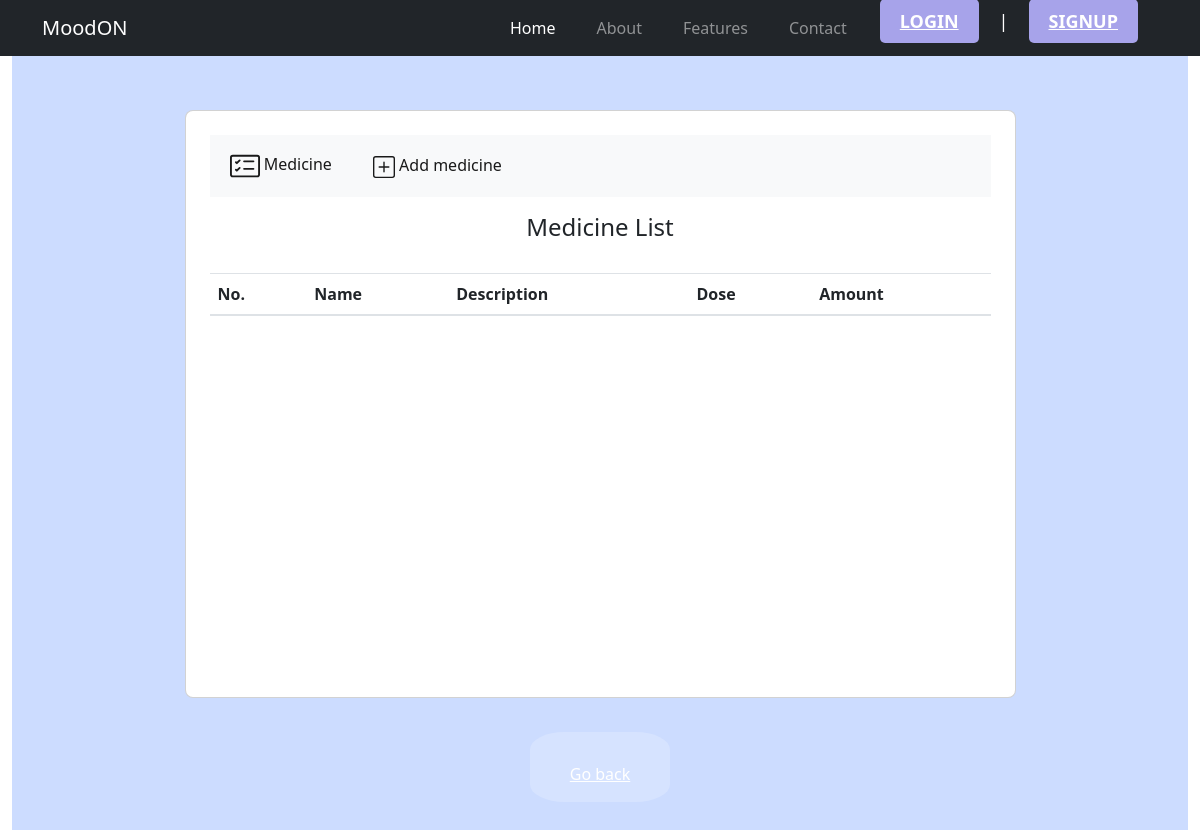
/meds-tracking/information/, run on an earlier commit of the app's database.
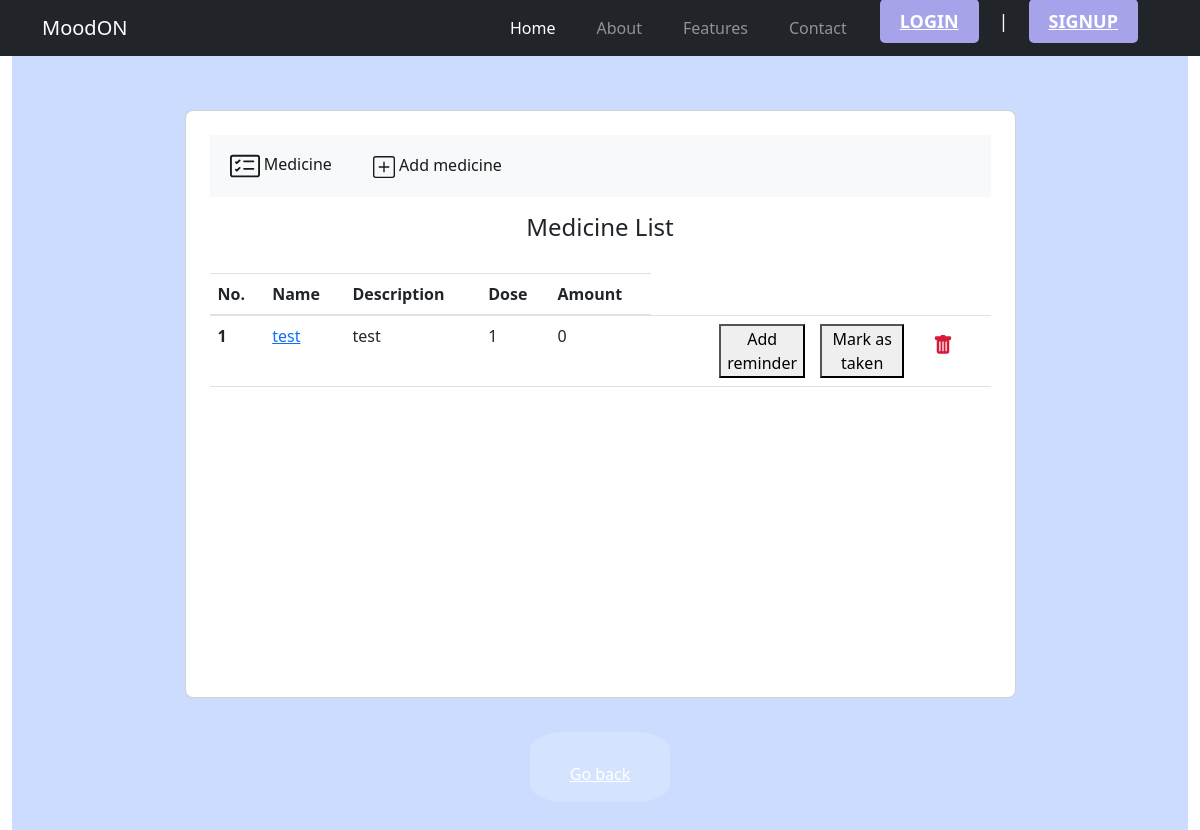
And on a later commit of the database.
### mood_tracker/models.py (models this page shows, shortened)
class Medicine(models.Model):
    name = models.CharField(max_length=100)
    description = models.TextField(null=True, blank=True)
    amount = models.PositiveIntegerField(default=1)
    dose = models.PositiveIntegerField(default=1)
    reminders = models.ManyToManyField('MedsReminders')

### mood_tracker/views.py (the view)
# urls.py: path('meds-tracking/information/', views.info_meds, name='info_meds'),
def info_meds(request):
    meds = Medicine.objects.all()
    return render(request, 'meds/meds_information.html', {'meds': meds})

### mood_tracker/templates/meds/meds_information.html (shortened to what the changed rows need)
{% extends 'main/main.html' %}
{% load static %}
{% block content %}
<head>
    <link href="https://cdn.jsdelivr.net/npm/bootstrap@5.2.2/dist/css/bootstrap.min.css" rel="stylesheet">
</head>
<section class="vh-100" style="background-color: #ccdcff;">
    <div class="container py-5 h-100">
        <div class="row d-flex justify-content-center align-items-center h-100">
            <div class="col col-lg-9 col-xl-9">
                <div class="card rounded-3">
                    <div class="card-body p-4">
                        <div class="inside">
                            <table class="table mb-4">
                                <thead>
                                <tr>
                                    <th scope="col">No.</th>
                                    <th scope="col">Name</th>
                                    <th scope="col">Description</th>
                                    <th scope="col">Dose</th>
                                    <th scope="col">Amount</th>
                                </tr>
                                </thead>
                                {% for medicine in meds %}
                                <tbody>
                                    <tr>
                                        <th scope="row">{{ forloop.counter }}</th>
                                        <td>
                                            {% if medicine.is_finished %}
                                            <del>
                                                <a href="{% url 'meds_update' medicine.id %}">
                                                    {{ medicine.name }}
                                                </a>
                                            </del>
                                            {% else %}
                                            <a href="{% url 'meds_update' medicine.id %}"> {{ medicine.name }}</a>
                                        </td>
                                        <td>{{ medicine.description }}</td>
                                        <td>{{ medicine.dose }}</td>
                                        <td>{{ medicine.amount }}</td>
                                        <td>
                                        </td>
                                        <td>
                                            <form action="{% url 'add_reminder' medicine.id %}" method="post">
                                                <button type="submit">Add reminder</button>
                                            </form>
                                        </td>
                                        <td>
                                            <form action="{% url 'mark_taken' medicine.id %}" method="post">
                                                <button type="submit">Mark as taken</button>
                                            </form>
                                        </td>
                                        <td>
                                            <form action="{% url 'meds_delete' medicine.id %}" method="post" style="display: inline">
                                                <button type="submit" class="btn" onclick="return confirm('are you sure?')">
                                                </button>
                                            </form>
                                        </td>
                                    </tr>
                                </tbody>
                                {% endif %}
                                {% endfor %}
                            </table>
                        </div>
                    </div>
                </div>
            </div>
        </div>
    </div>
</section>
{% endblock %}

What changed in the data, as far as the page shows it:
added Medicine: name "test", description "test", dose "1", amount "0"
